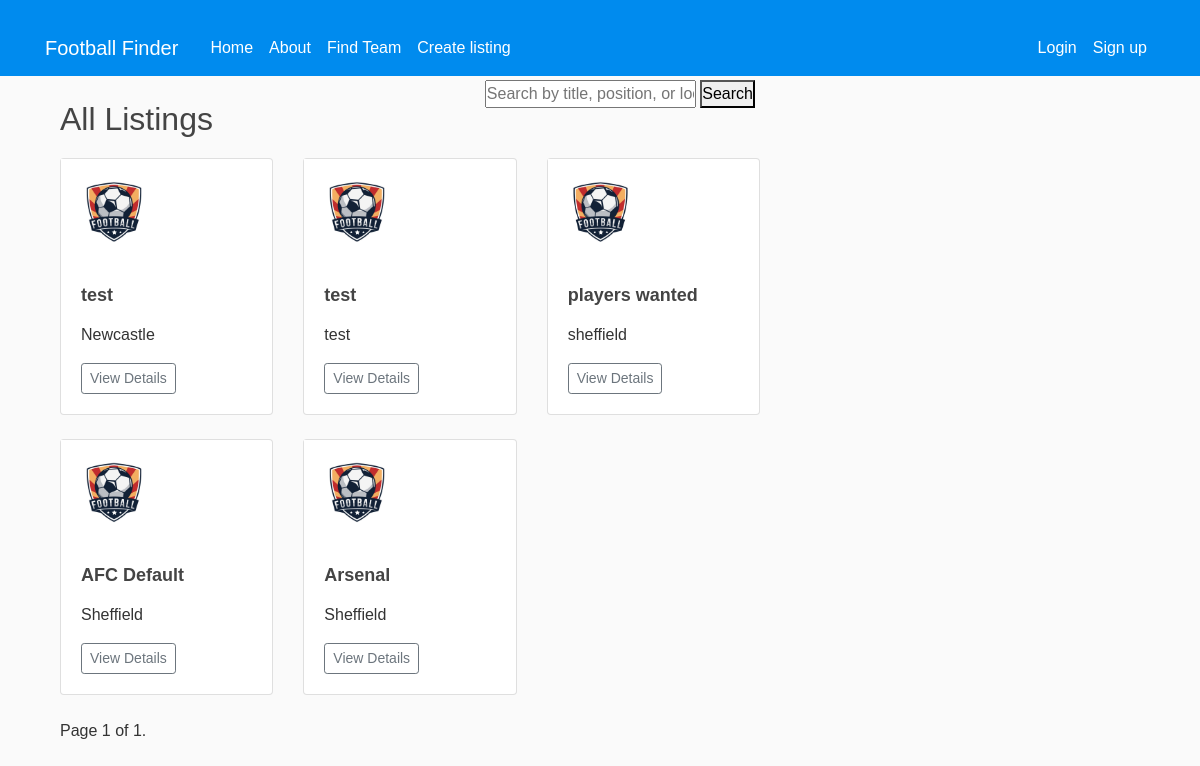
Page /all-listings/ on the committed database.
### ffinderapp/models.py (models this page shows, shortened)
class Listing(models.Model):
    team = models.ForeignKey(get_user_model(), on_delete=models.CASCADE)  # Assuming team is a custom user model
    title = models.CharField(max_length=100)
    description = models.TextField()
    requirements = models.TextField()
    created_at = models.DateTimeField(auto_now_add=True)
    location = models.CharField(max_length=100, default='')
    city = models.CharField(max_length=100, default='')
    photo = models.ImageField(upload_to='media/listing_photos/', null=True, blank=True)  # Adding photo field
    positions = models.CharField(max_length=100, default='')

### ffinderapp/views.py (the view)
# urls.py: path('all-listings/', views.all_listings, name='all_listings'),
def all_listings(request):
    search_query = request.GET.get('search')
    listings = Listing.objects.all()
    if search_query:
        listings = listings.filter(Q(title__icontains=search_query) |
            Q(positions__icontains=search_query) |
            Q(location__icontains=search_query))
    paginator = Paginator(listings, 10)  # 10 listings per page
    page_number = request.GET.get('page')
    try:
        listings_page = paginator.page(page_number)
    except PageNotAnInteger:
        listings_page = paginator.page(1)
    except EmptyPage:
        listings_page = paginator.page(paginator.num_pages)
    return render(request, 'ffinderapp/all_listings.html', {'listings': listings_page})

### ffinderapp/templates/ffinderapp/all_listings.html (shortened to what this page needs)
{% extends "ffinderapp/base.html" %}
{% load crispy_forms_tags %}
{% load static %}
{% block content %}
<form class="search-bar" method="get">
  <input type="text" name="search" placeholder="Search by title, position, or location">
  <button type="submit">Search</button>
</form>
<div class="container">
  <h2>All Listings</h2>
  <div class="row">
      {% for listing in listings %}
      <div class="col-md-4">
          <div class="card mb-4 shadow-sm">
              {% if listing.photo %}
              <img src="{{ listing.photo.url }}" class="card-img-top" alt="{{ listing.title }}">
              {% else %}
              <div class="placeholder-image">
                  <img src="{% static 'media/logo.jpeg' %}" alt="No Photo Available">
              </div>
              {% endif %}
              <div class="card-body">
                  <h5 class="card-title">{{ listing.title }}</h5>
                  <p>{{ listing.location }}</p>
                  <div class="d-flex justify-content-between align-items-center">
                      <div class="btn-group">
                          <a href="{% url 'listing_detail' listing.id %}" class="btn btn-sm btn-outline-secondary">View Details</a>
                      </div>
                  </div>
              </div>
          </div>
      </div>
      {% endfor %}
  </div>
  <div class="pagination">
      <span class="step-links">
          <span class="current">
              Page {{ listings.number }} of {{ listings.paginator.num_pages }}.
          </span>
      </span>
  </div>
</div>
{% endblock %}

### ffinderapp/static/css/styles.css (style rules this page uses)
html { position: relative; min-height: 100%; }
body { background: #fafafa; color: #333333; margin-top: 5rem; margin-bottom: 50px; }
h1, h2, h3, h4, h5, h6 { color: #444444; }
.container { margin-top: 20px; }
.container h2 { margin-bottom: 20px; }
.card { margin-bottom: 20px; display: table; width: 100%; }
.placeholder-image img { max-width: 50%; height: auto; }
.card-title { font-size: 18px; font-weight: bold; margin-bottom: 10px; }
.btn { font-size: 14px; }
.search-bar { float: right; margin-right: 20px; }
* { margin: 0; padding: 0; box-sizing: border-box; font-family: 'Poppins', sans-serif; }

### rows in the picture
Listing: title "test", location "Newcastle"
Listing: title "test", location "test"
Listing: title "players wanted", location "sheffield"
Listing: title "AFC Default", location "Sheffield"
Listing: title "Arsenal", location "Sheffield"

### other values in the picture
{{ listings.number }} "1"
{{ listings.paginator.num_pages }} "1"
